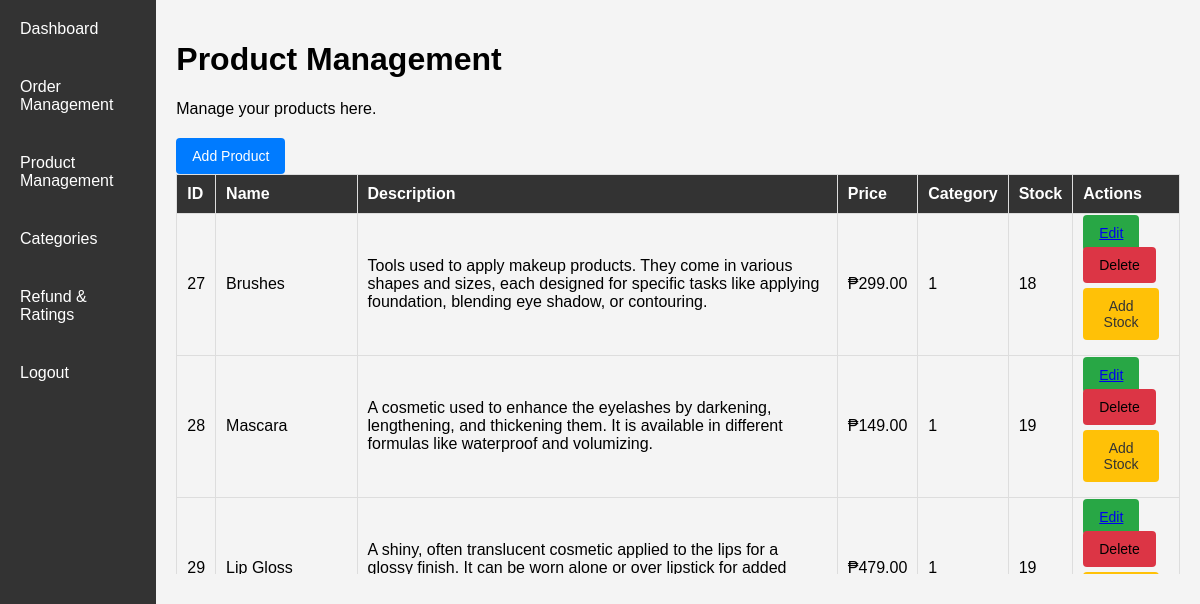
Page /ProductManagement.php (signed in) on the earlier database version.
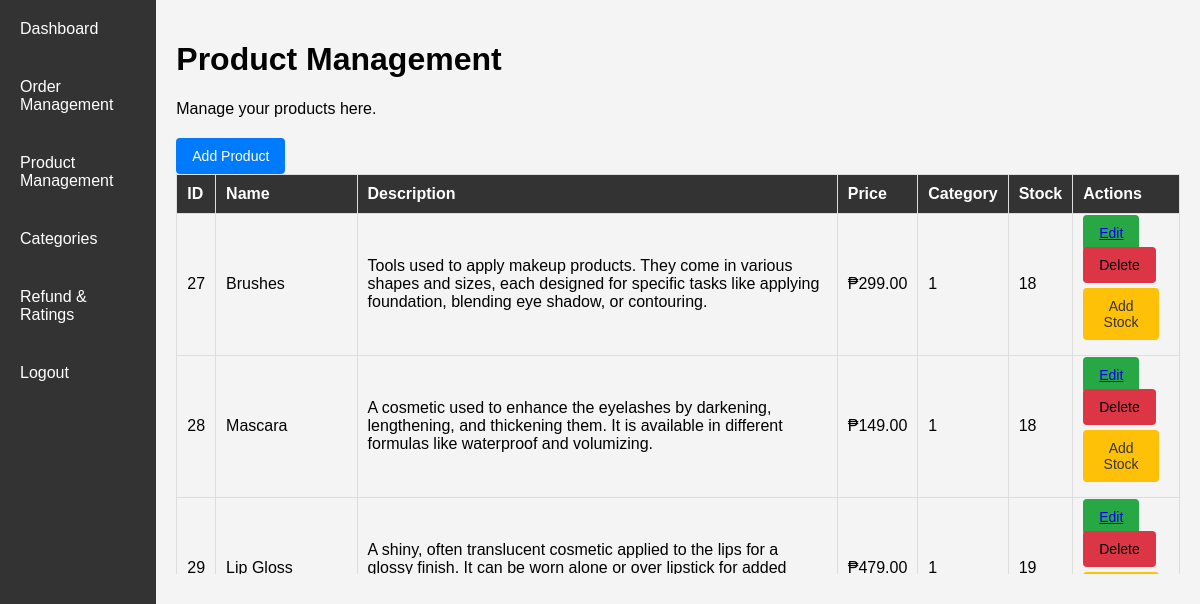
Same page on the later database version.
### tables this page shows
CREATE TABLE `products` (
  `id` int(11) NOT NULL,
  `name` varchar(255) NOT NULL,
  `description` text DEFAULT NULL,
  `price` decimal(10,2) NOT NULL,
  `category_id` int(11) DEFAULT NULL,
  `image` varchar(255) DEFAULT NULL,
  `stock_quantity` int(11) DEFAULT 0,
  `status` enum('active','inactive') DEFAULT 'active',
  `created_at` timestamp NOT NULL DEFAULT current_timestamp(),
  `updated_at` timestamp NOT NULL DEFAULT current_timestamp() ON UPDATE current_timestamp(),
  `avg_rating` float DEFAULT 0,
  `num_sold` int(11) DEFAULT 0
);

### ProductManagement.php (the view, shortened to what this page needs)
<?php
include 'db.php';
$query = "SELECT * FROM products";
$result = $conn->query($query);
?>
<!DOCTYPE html>
<html lang="en">
<head>
</head>
<body>
<div class="admin-container">
    <div class="admin-sidebar">
        <ul>
            <li><a href="admin.php">Dashboard</a></li>
            <li><a href="OrderManagement.php">Order Management</a></li>
            <li><a href="ProductManagement.php">Product Management</a></li>
            <li><a href="Categories.php">Categories</a></li>
            <li><a href="RefundAndRatings.php">Refund & Ratings</a></li>
            <li><a href="logout.php">Logout</a></li>
        </ul>
    </div>
    <div class="admin-main">
        <div class="admin-header">
            <h1>Product Management</h1>
            <p>Manage your products here.</p>
        </div>
        <div class="admin-button">
            <button class="btn btn-primary" onclick="openPopup()">Add Product</button>
        </div>
        <div class="admin-orders">
            <table>
                <thead>
                    <tr>
                        <th>ID</th>
                        <th>Name</th>
                        <th>Description</th>
                        <th>Price</th>
                        <th>Category</th>
                        <th>Stock</th>
                        <th>Actions</th>
                    </tr>
                </thead>
                <tbody>
                    <?php while ($row = $result->fetch_assoc()): ?>
                    <tr>
                        <td><?= htmlspecialchars($row['id']) ?></td>
                        <td><?= htmlspecialchars($row['name']) ?></td>
                        <td><?= htmlspecialchars($row['description']) ?></td>
                        <td>₱<?= number_format($row['price'], 2) ?></td>
                        <td><?= htmlspecialchars($row['category_id']) ?></td>
                        <td><?= htmlspecialchars($row['stock_quantity']) ?></td>
                        <td class="action-buttons">
                            <div class="action-btn">
                                <a href="editProduct.php?id=<?= $row['id'] ?>" class="btn btn-edit">Edit</a>
                            </div>
                            <div class="action-btn">
                                <form action="deleteProduct.php" method="POST" class="delete-product-form">
                                    <button type="submit" class="btn btn-delete">Delete</button>
                                </form>
                            </div>
                            <div class="action-btn">
                                <button class="btn btn-add-stock" onclick="openAddStockPopup(<?= $row['id'] ?>)">Add Stock</button>
                            </div>
                        </td>
                    </tr>
                    <?php endwhile; ?>
                </tbody>
            </table>
        </div>
    </div>
</div>
</body>
</html>

Differences in the rows shown:
changed products "Mascara": stock_quantity "19" → "18"
